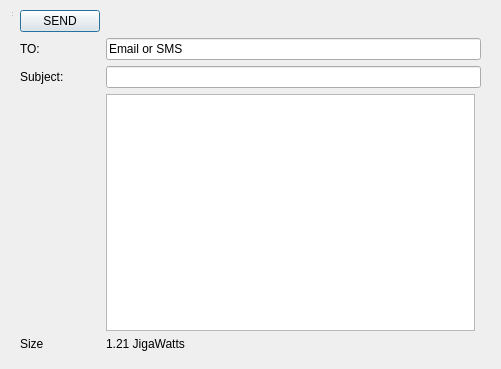
<?xml version="1.0" encoding="UTF-8"?>
<ui version="4.0">
 <class>QDialog_message</class>
 <widget class="QDialog" name="QDialog_message">
  <property name="geometry">
   <rect>
    <x>0</x>
    <y>0</y>
    <width>501</width>
    <height>369</height>
   </rect>
  </property>
  <property name="font">
   <font>
    <family>Segoe UI</family>
   </font>
  </property>
  <property name="windowTitle">
   <string>Send Message</string>
  </property>
  <widget class="QWidget" name="centralwidget" native="true">
   <property name="geometry">
    <rect>
     <x>10</x>
     <y>0</y>
     <width>481</width>
     <height>361</height>
    </rect>
   </property>
   <widget class="QWidget" name="gridLayoutWidget">
    <property name="geometry">
     <rect>
      <x>10</x>
      <y>10</y>
      <width>461</width>
      <height>341</height>
     </rect>
    </property>
    <layout class="QGridLayout" name="gridLayout">
     <item row="1" column="2" colspan="2">
      <widget class="QLineEdit" name="lineEdit_TO">
       <property name="text">
        <string>Email or SMS</string>
       </property>
      </widget>
     </item>
     <item row="2" column="2" colspan="2">
      <widget class="QLineEdit" name="lineEdit_Subject">
       <property name="text">
        <string/>
       </property>
      </widget>
     </item>
     <item row="1" column="1">
      <widget class="QLabel" name="label_TO">
       <property name="text">
        <string>TO:</string>
       </property>
      </widget>
     </item>
     <item row="2" column="1">
      <widget class="QLabel" name="label_Subject">
       <property name="text">
        <string>Subject:</string>
       </property>
      </widget>
     </item>
     <item row="3" column="2">
      <widget class="QPlainTextEdit" name="plainTextEdit_Message">
       <property name="plainText">
        <string/>
       </property>
      </widget>
     </item>
     <item row="0" column="1">
      <widget class="QPushButton" name="Button_Send">
       <property name="text">
        <string>SEND</string>
       </property>
      </widget>
     </item>
     <item row="5" column="2">
      <widget class="QLabel" name="label_Size_Calc">
       <property name="text">
        <string>1.21 JigaWatts</string>
       </property>
      </widget>
     </item>
     <item row="5" column="1">
      <widget class="QLabel" name="label_Size">
       <property name="text">
        <string>Size</string>
       </property>
      </widget>
     </item>
    </layout>
   </widget>
  </widget>
  <widget class="QStatusBar" name="statusbar">
   <property name="geometry">
    <rect>
     <x>10</x>
     <y>0</y>
     <width>3</width>
     <height>18</height>
    </rect>
   </property>
  </widget>
 </widget>
 <resources/>
 <connections/>
</ui>
